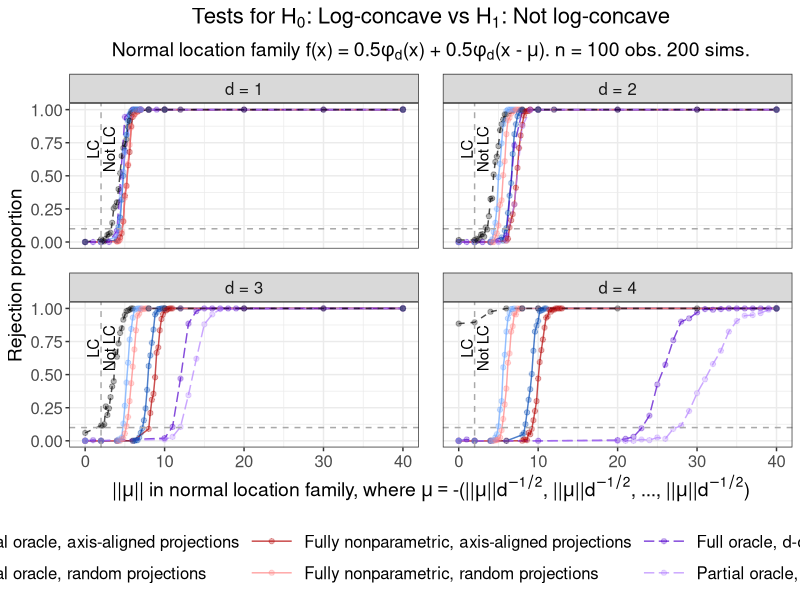
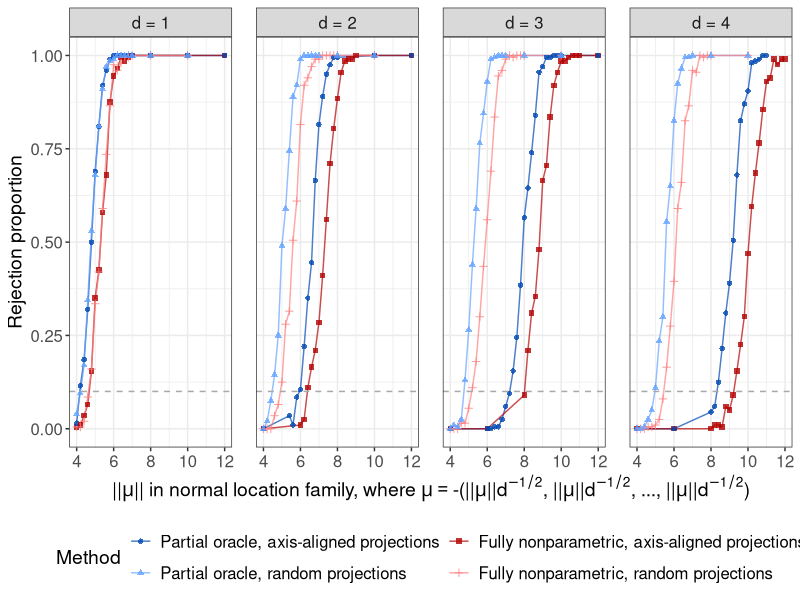

These charts were generated, in order, by the following R code:
# Create Figure 5 in main paper.
# Plot results for tests of
# H_0: log-concave versus H_1: not log-concave.
# Use normal mixture where mean of second component is 
# mu = -(||mu||*d^{-1/2}, ||mu||*d^{-1/2}, ..., ||mu||*d^{-1/2}).

suppressMessages(library(data.table))
suppressMessages(library(tidyverse))

# Create theme
paper_theme <- theme_bw() +
  theme(plot.title = element_text(hjust = 0.5, size = 16),
        plot.subtitle = element_text(hjust = 0.5, size = 14),
        legend.title = element_text(size = 14),
        axis.title = element_text(size = 14),
        legend.text = element_text(size = 12),
        axis.text = element_text(size = 12),
        strip.text = element_text(size = 12),
        panel.spacing = unit(1.2, "lines"))

# Read in data
perm_test <- fread("sim_data/fig05_perm_test.csv") %>% 
  mutate(Method = "Permutation test")

full_oracle_ddim <- fread("sim_data/fig05_full_oracle_ddim.csv") %>% 
  mutate(Method = "Full oracle, d-dim")

partial_oracle_ddim <- fread("sim_data/fig05_partial_oracle_ddim.csv") %>% 
  mutate(Method = "Partial oracle, d-dim")

partial_oracle_axis <- fread("sim_data/fig05_partial_oracle_axis.csv") %>% 
  mutate(Method = "Partial oracle, axis-aligned projections")

fully_NP_axis <- fread("sim_data/fig05_fully_NP_axis.csv") %>% 
  mutate(Method = "Fully nonparametric, axis-aligned projections")

partial_oracle_randproj <- fread("sim_data/fig05_partial_oracle_randproj.csv") %>% 
  mutate(Method = "Partial oracle, random projections")

fully_NP_randproj <- fread("sim_data/fig05_fully_NP_randproj.csv") %>% 
  mutate(Method = "Fully nonparametric, random projections")

# Combine results
results <- rbind(perm_test, full_oracle_ddim, partial_oracle_ddim, 
                 partial_oracle_axis, fully_NP_axis, partial_oracle_randproj, 
                 fully_NP_randproj,
                 fill = TRUE)

# Get rejection proportion at each combination
reject_df <- results %>% 
  group_by(n_obs, d, mu_norm, Method, equal_space_mu) %>% 
  dplyr::summarise(reject_prop = mean(reject),
                   sim_count = n())

# Check parameters
stopifnot(unique(perm_test$B) == 99,
          unique(full_oracle_ddim$B) == 100,
          unique(partial_oracle_ddim$B) == 100,
          unique(partial_oracle_axis$B) == 100,
          unique(fully_NP_axis$B) == 100,
          unique(partial_oracle_randproj$B) == 100,
          unique(fully_NP_randproj$B) == 100,
          unique(partial_oracle_randproj$n_proj == 100),
          unique(fully_NP_randproj$n_proj == 100),
          unique(results$n_obs == 100),
          unique(results$equal_space_mu) == 1,
          unique(reject_df$sim_count) == 200)

######################
##### Plot power #####
######################

# Plot rejection proportions at (||mu||*d^{-1/2}, ..., ||mu||*d^{-1/2})
reject_props_equal_spaced <- reject_df %>% 
  mutate(Method = factor(Method,
                         levels = c("Partial oracle, axis-aligned projections",
                                    "Partial oracle, random projections",
                                    "Fully nonparametric, axis-aligned projections",
                                    "Fully nonparametric, random projections",
                                    "Full oracle, d-dim",
                                    "Partial oracle, d-dim",
                                    "Permutation test"),
                         labels = c("Partial oracle, axis-aligned projections",
                                    "Partial oracle, random projections",
                                    "Fully nonparametric, axis-aligned projections",
                                    "Fully nonparametric, random projections",
                                    "Full oracle, d-dim",
                                    "Partial oracle, d-dim",
                                    "Permutation test")),
         d = factor(d, levels = 1:4, 
                    labels = c("d = 1", "d = 2", "d = 3", "d = 4"))) %>%
  ggplot(aes(x = mu_norm, y = reject_prop)) +
  geom_line(aes(col = Method, lty = Method), alpha = 0.7) +
  geom_point(aes(col = Method), alpha = 0.3) +
  geom_hline(yintercept = 0.10, lty = "dashed", col = "darkgrey") +
  geom_vline(xintercept = 2, lty = "dashed", col = "darkgrey") +
  annotate(geom = "text", x = 1, y = 0.7, label = "LC", angle = 90) +
  annotate(geom = "text", x = 3, y = 0.7, label = "Not LC", angle = 90) +
  facet_wrap(. ~ d) +
  labs(x = expression("||"*mu*"|| in normal location family, where"~
                        mu=="-(||"*mu*"||"*d**{-1/2}*", ||"*mu*"||"*d**{-1/2}*
                        ", ..., ||"*mu*"||"*d**{-1/2}*")"), 
       y = "Rejection proportion",
       col = "Method",
       lty = "Method",
       title = expression("Tests for H"[0]*
                            ": Log-concave vs H"[1]*": Not log-concave"),
       subtitle = expression("Normal location family f(x) = 0.5"*phi[d]*"(x)"~
                               "+ 0.5"*phi[d]*"(x -"~mu*"). n = 100 obs. 200 sims.")) +
  scale_color_manual(values = c("#0047b3", "#66a3ff", "#b30000", "#ff8080", 
                                "#5200cc", "#b380ff", "black")) +
  scale_linetype_manual(values = c("solid", "solid", "solid", "solid",
                                   "longdash", "longdash", "dashed")) +
  paper_theme +
  theme(legend.position = "bottom",
        legend.key.width = unit(2.5, "line")) +
  guides(colour = guide_legend(nrow = 2))

# Plot rejection proportions at (||mu||*d^{-1/2}, ..., ||mu||*d^{-1/2}) 
# for single dim approaches, zooming in further on ||mu|| \in [4, 12]
reject_props_equal_zoom_onerow <- reject_df %>% 
  filter(mu_norm >= 4, mu_norm <= 12,
         Method %in% c("Partial oracle, axis-aligned projections",
                       "Partial oracle, random projections",
                       "Fully nonparametric, axis-aligned projections",
                       "Fully nonparametric, random projections")) %>%
  mutate(Method = factor(Method,
                         levels = c("Partial oracle, axis-aligned projections",
                                    "Partial oracle, random projections",
                                    "Fully nonparametric, axis-aligned projections",
                                    "Fully nonparametric, random projections"),
                         labels = c("Partial oracle, axis-aligned projections",
                                    "Partial oracle, random projections",
                                    "Fully nonparametric, axis-aligned projections",
                                    "Fully nonparametric, random projections")),
         d = factor(d, levels = 1:4, 
                    labels = c("d = 1", "d = 2", "d = 3", "d = 4"))) %>%
  ggplot(aes(x = mu_norm, y = reject_prop)) +
  geom_line(aes(col = Method), alpha = 0.7) +
  geom_point(aes(col = Method, shape = Method), alpha = 0.8) +
  geom_hline(yintercept = 0.10, lty = "dashed", col = "darkgrey") +
  facet_grid(. ~ d) +
  labs(x = expression("||"*mu*"|| in normal location family, where"~
                        mu=="-(||"*mu*"||"*d**{-1/2}*", ||"*mu*"||"*d**{-1/2}*
                        ", ..., ||"*mu*"||"*d**{-1/2}*")"), 
       y = "Rejection proportion",
       col = "Method",
       shape = "Method",
       title = NULL,
       subtitle = NULL) +
  scale_color_manual(values = c("#0047b3", "#66a3ff", "#b30000", "#ff8080")) +
  paper_theme +
  theme(legend.position = "bottom") +
  guides(colour = guide_legend(nrow = 2))
  
######################
##### Save plots #####
######################

ggsave(plot = reject_props_equal_spaced,
       filename = "sim_plots/figure_05a.pdf",
       width = 13, height = 7)

ggsave(plot = reject_props_equal_zoom_onerow,
       filename = "sim_plots/figure_05b.pdf",
       width = 12, height = 3.3)
